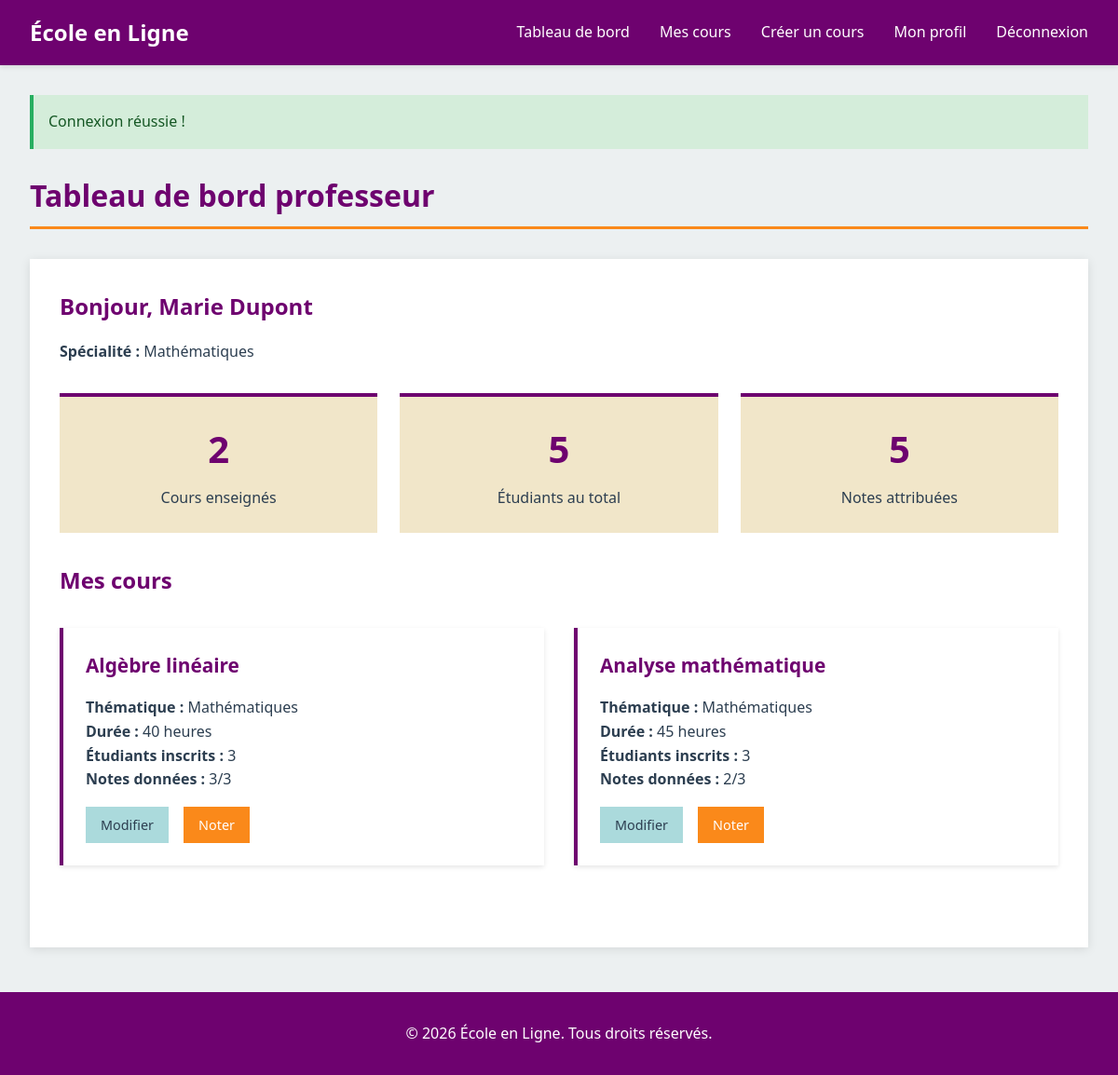
Page /teacher/dashboard (signed in) on the committed database.
### tables this page shows
CREATE TABLE professeur (
    id_professeur INT PRIMARY KEY AUTO_INCREMENT,
    id_user INT NOT NULL,
    nom VARCHAR(100) NOT NULL,
    prenom VARCHAR(100) NOT NULL,
    specialite VARCHAR(100) NOT NULL,
    bio TEXT NULL,
    photo VARCHAR(255) NULL,
    FOREIGN KEY (id_user) REFERENCES user(id_user) ON DELETE CASCADE
);

CREATE TABLE cours (
    id_cours INT PRIMARY KEY AUTO_INCREMENT,
    id_professeur INT NOT NULL,
    thematique VARCHAR(100) NOT NULL,
    intitule VARCHAR(255) NOT NULL,
    description TEXT NOT NULL,
    duree_heures INT NOT NULL,
    created_at TIMESTAMP DEFAULT CURRENT_TIMESTAMP,
    FOREIGN KEY (id_professeur) REFERENCES professeur(id_professeur) ON DELETE CASCADE
);

### controllers/TeacherController.php (called while the page is built, shortened)
<?php
require_once __DIR__ . '/../models/Teacher.php';
class TeacherController {
    public function dashboard() {
        $teacherModel = new Teacher();
        $teacher = $teacherModel->getByUserId($_SESSION['user_id']);
        $courses = $teacherModel->getMyCourses($teacher['id_professeur']);
        $stats = $teacherModel->getStatistics($teacher['id_professeur']);
        require_once __DIR__ . '/../views/teacher/dashboard.php';
    }
}
?>

### models/teacher.php (called while the page is built, shortened)
<?php
require_once __DIR__ . '/../config/Database.php';
class Teacher {
    private $conn;
    private $table = 'professeur';
    public function __construct() {
        $database = new Database();
        $this->conn = $database->getConnection();
    }
    public function getByUserId($userId) {
        $query = "SELECT * FROM " . $this->table . " WHERE id_user = :id_user";
        $stmt = $this->conn->prepare($query);
        $stmt->bindParam(':id_user', $userId);
        $stmt->execute();
        return $stmt->fetch();
    }
    public function getMyCourses($teacherId) {
        $query = "SELECT c.*,
                  (SELECT COUNT(*) FROM inscription WHERE id_cours = c.id_cours) as nb_etudiants,
                  (SELECT COUNT(*) FROM inscription WHERE id_cours = c.id_cours AND note IS NOT NULL) as nb_notes
                  FROM cours c
                  WHERE c.id_professeur = :id_professeur
                  ORDER BY c.created_at DESC";
        $stmt = $this->conn->prepare($query);
        $stmt->bindParam(':id_professeur', $teacherId);
        $stmt->execute();
        return $stmt->fetchAll();
    }
    public function getStatistics($teacherId) {
        $stats = [];
        $query1 = "SELECT COUNT(*) as nb_cours FROM cours WHERE id_professeur = :id";
        $stmt1 = $this->conn->prepare($query1);
        $stmt1->bindParam(':id', $teacherId);
        $stmt1->execute();
        $stats['nb_cours'] = $stmt1->fetch()['nb_cours'];
        $query2 = "SELECT COUNT(DISTINCT i.id_etudiant) as nb_etudiants
                   FROM inscription i
                   JOIN cours c ON i.id_cours = c.id_cours
                   WHERE c.id_professeur = :id";
        $stmt2 = $this->conn->prepare($query2);
        $stmt2->bindParam(':id', $teacherId);
        $stmt2->execute();
        $stats['nb_etudiants'] = $stmt2->fetch()['nb_etudiants'];
        $query3 = "SELECT COUNT(*) as nb_notes
                   FROM inscription i
                   JOIN cours c ON i.id_cours = c.id_cours
                   WHERE c.id_professeur = :id AND i.note IS NOT NULL";
        $stmt3 = $this->conn->prepare($query3);
        $stmt3->bindParam(':id', $teacherId);
        $stmt3->execute();
        $stats['nb_notes'] = $stmt3->fetch()['nb_notes'];
        return $stats;
    }
}
?>

### config/database.php (called while the page is built)
<?php
class Database {
    private $host = DB_HOST;
    private $db_name = DB_NAME;
    private $username = DB_USER;
    private $password = DB_PASS;
    private $conn = null;
    public function getConnection() {
        if ($this->conn === null) {
            try {
                $this->conn = new PDO(
                    "mysql:host=" . $this->host . ";dbname=" . $this->db_name . ";charset=utf8mb4",
                    $this->username,
                    $this->password
                );
                $this->conn->setAttribute(PDO::ATTR_ERRMODE, PDO::ERRMODE_EXCEPTION);
                $this->conn->setAttribute(PDO::ATTR_DEFAULT_FETCH_MODE, PDO::FETCH_ASSOC);
            } catch(PDOException $e) {
                die("Erreur de connexion : " . $e->getMessage());
            }
        }
        return $this->conn;
    }
}
?>

### views/teacher/dashboard.php (the view, shortened to what this page needs)
<?php
require_once __DIR__ . '/../layout/header.php';
?>
<div class="container">
    <?php if (isset($_SESSION['success'])): ?>
        <div class="alert alert-success">
            <?php echo $_SESSION['success']; unset($_SESSION['success']); ?>
        </div>
    <?php endif; ?>
    <h1>Tableau de bord professeur</h1>
    <div class="content-wrapper">
        <h2>Bonjour, <?php echo htmlspecialchars($teacher['prenom'] . ' ' . $teacher['nom']); ?></h2>
        <p><strong>Spécialité :</strong> <?php echo htmlspecialchars($teacher['specialite']); ?></p>
        <div class="stats-container">
            <div class="stat-box">
                <h3><?php echo $stats['nb_cours']; ?></h3>
                <p>Cours enseignés</p>
            </div>
            <div class="stat-box">
                <h3><?php echo $stats['nb_etudiants']; ?></h3>
                <p>Étudiants au total</p>
            </div>
            <div class="stat-box">
                <h3><?php echo $stats['nb_notes']; ?></h3>
                <p>Notes attribuées</p>
            </div>
        </div>
        <h2>Mes cours</h2>
        <?php if (empty($courses)): ?>
            <div class="alert alert-info">
                Vous n'avez pas encore créé de cours.
                <a href="<?php echo BASE_URL; ?>/teacher/create-course">Créer mon premier cours</a>
            </div>
        <?php else: ?>
            <div class="grid grid-2">
                <?php foreach ($courses as $course): ?>
                    <div class="card">
                        <h3 class="card-title"><?php echo htmlspecialchars($course['intitule']); ?></h3>
                        <div class="card-content">
                            <p><strong>Thématique :</strong> <?php echo htmlspecialchars($course['thematique']); ?></p>
                            <p><strong>Durée :</strong> <?php echo $course['duree_heures']; ?> heures</p>
                            <p><strong>Étudiants inscrits :</strong> <?php echo $course['nb_etudiants']; ?></p>
                            <p><strong>Notes données :</strong> <?php echo $course['nb_notes']; ?>/<?php echo $course['nb_etudiants']; ?></p>
                        </div>
                        <div class="card-actions">
                            <a href="<?php echo BASE_URL; ?>/teacher/edit-course/<?php echo $course['id_cours']; ?>" class="btn btn-secondary btn-small">Modifier</a>
                            <a href="<?php echo BASE_URL; ?>/teacher/grade-students/<?php echo $course['id_cours']; ?>" class="btn btn-highlight btn-small">Noter</a>
                        </div>
                    </div>
                <?php endforeach; ?>
            </div>
        <?php endif; ?>
    </div>
</div>
<?php require_once __DIR__ . '/../layout/footer.php'; ?>

### public/css/style.css (style rules this page uses)
:root { --primary: #6E026F; --secondary: #ABDADC; --accent: #F1E6C9; --highlight: #FA891A; --dark: #2c3e50; --light: #ecf0f1; --white: #ffffff; --gray: #95a5a6; --success: #27ae60; --danger: #e74c3c; }
* { margin: 0; padding: 0; box-sizing: border-box; }
body { font-family: 'Segoe UI', Tahoma, Geneva, Verdana, sans-serif; line-height: 1.6; color: var(--dark); background-color: var(--light); }
a { text-decoration: none; color: inherit; }
.container { max-width: 1200px; margin: 2rem auto; padding: 0 2rem; }
.content-wrapper { background-color: var(--white); padding: 2rem; margin: 2rem 0; box-shadow: 0 2px 10px rgba(0,0,0,0.1); }
h1 { color: var(--primary); margin-bottom: 1.5rem; font-size: 2rem; border-bottom: 3px solid var(--highlight); padding-bottom: 0.5rem; }
h2 { color: var(--primary); margin-bottom: 1rem; font-size: 1.5rem; }
h3 { color: var(--dark); margin-bottom: 0.75rem; }
.btn { display: inline-block; padding: 0.75rem 1.5rem; border: none; cursor: pointer; font-size: 1rem; transition: all 0.3s; text-align: center; }
.btn-secondary { background-color: var(--secondary); color: var(--dark); }
.btn-highlight { background-color: var(--highlight); color: var(--white); }
.btn-small { padding: 0.5rem 1rem; font-size: 0.9rem; }
.alert { padding: 1rem; margin-bottom: 1.5rem; border-left: 4px solid; }
.alert-success { background-color: #d4edda; border-color: var(--success); color: #155724; }
.card { background-color: var(--white); padding: 1.5rem; margin-bottom: 1.5rem; box-shadow: 0 2px 5px rgba(0,0,0,0.1); border-left: 4px solid var(--primary); }
.card-title { color: var(--primary); margin-bottom: 1rem; font-size: 1.3rem; }
.card-content { color: var(--dark); }
.card-actions { margin-top: 1rem; display: flex; gap: 1rem; }
.grid { display: grid; gap: 2rem; margin: 2rem 0; }
.grid-2 { grid-template-columns: repeat(auto-fit, minmax(300px, 1fr)); }
.stats-container { display: grid; grid-template-columns: repeat(auto-fit, minmax(200px, 1fr)); gap: 1.5rem; margin: 2rem 0; }
.stat-box { background-color: var(--accent); padding: 1.5rem; text-align: center; border-top: 4px solid var(--primary); }
.stat-box h3 { color: var(--primary); font-size: 2.5rem; margin-bottom: 0.5rem; }
.stat-box p { color: var(--dark); font-size: 1rem; }

### rows in the picture
professeur: prenom+nom "Marie Dupont", specialite "Mathématiques"
cours: intitule "Algèbre linéaire", thematique "Mathématiques", duree_heures "40", nb_etudiants "3", nb_notes "3"
cours: intitule "Analyse mathématique", thematique "Mathématiques", duree_heures "45", nb_etudiants "3", nb_notes "2"

### other values in the picture
$_SESSION['success'] "Connexion réussie !"
$stats['nb_cours'] "2"
$stats['nb_etudiants'] "5"
$stats['nb_notes'] "5"
